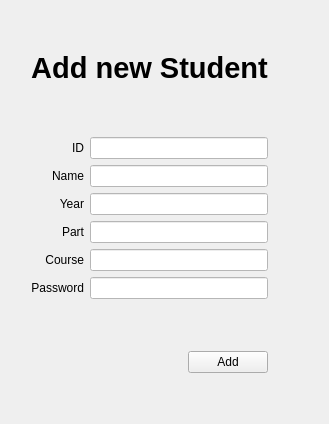
     <widget class="QWidget" name="page_add_student">
      <layout class="QGridLayout" name="gridLayout_8">
       <item row="2" column="1">
        <spacer name="verticalSpacer_22">
         <property name="orientation">
          <enum>Qt::Vertical</enum>
         </property>
         <property name="sizeHint" stdset="0">
          <size>
           <width>20</width>
           <height>40</height>
          </size>
         </property>
        </spacer>
       </item>
       <item row="0" column="1">
        <spacer name="verticalSpacer_18">
         <property name="orientation">
          <enum>Qt::Vertical</enum>
         </property>
         <property name="sizeHint" stdset="0">
          <size>
           <width>20</width>
           <height>40</height>
          </size>
         </property>
        </spacer>
       </item>
       <item row="7" column="2" colspan="2">
        <widget class="QLineEdit" name="lineEdit_addCourse">
         <property name="styleSheet">
          <string notr="true">background-color: rgb(255, 255, 255);
color: rgb(46, 52, 54);</string>
         </property>
        </widget>
       </item>
       <item row="8" column="1">
        <widget class="QLabel" name="label_31">
         <property name="text">
          <string>Password</string>
         </property>
         <property name="alignment">
          <set>Qt::AlignRight|Qt::AlignTrailing|Qt::AlignVCenter</set>
         </property>
        </widget>
       </item>
       <item row="7" column="1">
        <widget class="QLabel" name="label_30">
         <property name="text">
          <string>Course</string>
         </property>
         <property name="alignment">
          <set>Qt::AlignRight|Qt::AlignTrailing|Qt::AlignVCenter</set>
         </property>
        </widget>
       </item>
       <item row="8" column="2" colspan="2">
        <widget class="QLineEdit" name="lineEdit_addPass">
         <property name="styleSheet">
          <string notr="true">background-color: rgb(255, 255, 255);</string>
         </property>
        </widget>
       </item>
       <item row="6" column="2" colspan="2">
        <widget class="QLineEdit" name="lineEdit_addPart">
         <property name="styleSheet">
          <string notr="true">background-color: rgb(255, 255, 255);
color: rgb(46, 52, 54);</string>
         </property>
        </widget>
       </item>
       <item row="6" column="1">
        <widget class="QLabel" name="label_29">
         <property name="text">
          <string>Part</string>
         </property>
         <property name="alignment">
          <set>Qt::AlignRight|Qt::AlignTrailing|Qt::AlignVCenter</set>
         </property>
        </widget>
       </item>
       <item row="4" column="1">
        <widget class="QLabel" name="label_27">
         <property name="text">
          <string>Name</string>
         </property>
         <property name="alignment">
          <set>Qt::AlignRight|Qt::AlignTrailing|Qt::AlignVCenter</set>
         </property>
        </widget>
       </item>
       <item row="10" column="2">
        <spacer name="horizontalSpacer_7">
         <property name="orientation">
          <enum>Qt::Horizontal</enum>
         </property>
         <property name="sizeHint" stdset="0">
          <size>
           <width>40</width>
           <height>20</height>
          </size>
         </property>
        </spacer>
       </item>
       <item row="11" column="2">
        <spacer name="verticalSpacer_17">
         <property name="orientation">
          <enum>Qt::Vertical</enum>
         </property>
         <property name="sizeHint" stdset="0">
          <size>
           <width>20</width>
           <height>40</height>
          </size>
         </property>
        </spacer>
       </item>
       <item row="9" column="3">
        <spacer name="verticalSpacer_19">
         <property name="orientation">
          <enum>Qt::Vertical</enum>
         </property>
         <property name="sizeHint" stdset="0">
          <size>
           <width>20</width>
           <height>40</height>
          </size>
         </property>
        </spacer>
       </item>
       <item row="1" column="0" rowspan="10">
        <spacer name="verticalSpacer_21">
         <property name="orientation">
          <enum>Qt::Vertical</enum>
         </property>
         <property name="sizeHint" stdset="0">
          <size>
           <width>20</width>
           <height>40</height>
          </size>
         </property>
        </spacer>
       </item>
       <item row="3" column="1">
        <widget class="QLabel" name="label_9">
         <property name="text">
          <string>ID</string>
         </property>
         <property name="alignment">
          <set>Qt::AlignRight|Qt::AlignTrailing|Qt::AlignVCenter</set>
         </property>
        </widget>
       </item>
       <item row="5" column="2" colspan="2">
        <widget class="QLineEdit" name="lineEdit_addYear">
         <property name="styleSheet">
          <string notr="true">background-color: rgb(255, 255, 255);
color: rgb(46, 52, 54);
</string>
         </property>
        </widget>
       </item>
       <item row="4" column="2" colspan="2">
        <widget class="QLineEdit" name="lineEdit_addName">
         <property name="styleSheet">
          <string notr="true">background-color: rgb(255, 255, 255);
color: rgb(46, 52, 54);</string>
         </property>
        </widget>
       </item>
       <item row="3" column="2" colspan="2">
        <widget class="QLineEdit" name="lineEdit_addID">
         <property name="styleSheet">
          <string notr="true">background-color: rgb(255, 255, 255);
color: rgb(46, 52, 54);</string>
         </property>
        </widget>
       </item>
       <item row="5" column="1">
        <widget class="QLabel" name="label_28">
         <property name="text">
          <string>Year</string>
         </property>
         <property name="alignment">
          <set>Qt::AlignRight|Qt::AlignTrailing|Qt::AlignVCenter</set>
         </property>
        </widget>
       </item>
       <item row="10" column="3">
        <widget class="QPushButton" name="pushButton_addConfirm">
         <property name="text">
          <string>Add</string>
         </property>
        </widget>
       </item>
       <item row="1" column="4" rowspan="10">
        <spacer name="verticalSpacer_20">
         <property name="orientation">
          <enum>Qt::Vertical</enum>
         </property>
         <property name="sizeHint" stdset="0">
          <size>
           <width>50</width>
           <height>40</height>
          </size>
         </property>
        </spacer>
       </item>
       <item row="1" column="1" colspan="3">
        <widget class="QLabel" name="label_4">
         <property name="font">
          <font>
           <pointsize>22</pointsize>
           <weight>75</weight>
           <bold>true</bold>
          </font>
         </property>
         <property name="text">
          <string>Add new Student</string>
         </property>
         <property name="alignment">
          <set>Qt::AlignCenter</set>
         </property>
        </widget>
       </item>
      </layout>
     </widget>
